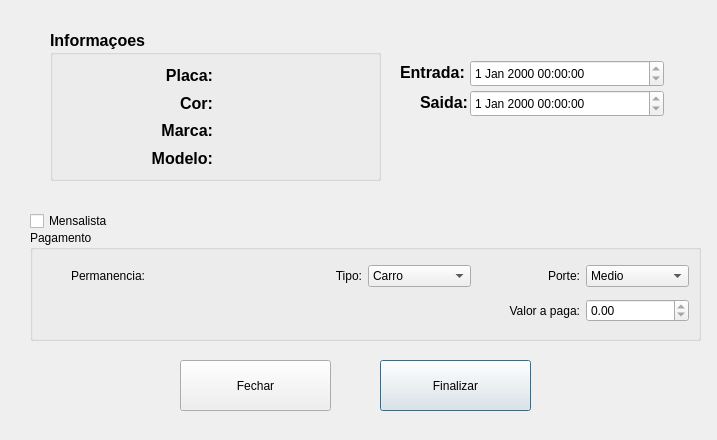
<?xml version="1.0" encoding="UTF-8"?>
<ui version="4.0">
 <class>Pagamento</class>
 <widget class="QDialog" name="Pagamento">
  <property name="geometry">
   <rect>
    <x>0</x>
    <y>0</y>
    <width>717</width>
    <height>440</height>
   </rect>
  </property>
  <property name="windowTitle">
   <string>Dialog</string>
  </property>
  <widget class="QPushButton" name="pushButton">
   <property name="geometry">
    <rect>
     <x>380</x>
     <y>360</y>
     <width>151</width>
     <height>51</height>
    </rect>
   </property>
   <property name="text">
    <string>Finalizar</string>
   </property>
   <property name="icon">
    <iconset resource="resoruce.qrc">
     <normaloff>:/icones/icons/money.png</normaloff>:/icones/icons/money.png</iconset>
   </property>
   <property name="iconSize">
    <size>
     <width>32</width>
     <height>32</height>
    </size>
   </property>
  </widget>
  <widget class="QPushButton" name="pushButton_2">
   <property name="geometry">
    <rect>
     <x>180</x>
     <y>360</y>
     <width>151</width>
     <height>51</height>
    </rect>
   </property>
   <property name="text">
    <string>Fechar</string>
   </property>
   <property name="icon">
    <iconset resource="resoruce.qrc">
     <normaloff>:/icones/icons/sign-ban.png</normaloff>:/icones/icons/sign-ban.png</iconset>
   </property>
   <property name="iconSize">
    <size>
     <width>32</width>
     <height>32</height>
    </size>
   </property>
  </widget>
  <widget class="QGroupBox" name="groupBox">
   <property name="geometry">
    <rect>
     <x>50</x>
     <y>30</y>
     <width>331</width>
     <height>151</height>
    </rect>
   </property>
   <property name="font">
    <font>
     <pointsize>12</pointsize>
     <weight>75</weight>
     <bold>true</bold>
    </font>
   </property>
   <property name="title">
    <string>Informaçoes</string>
   </property>
   <layout class="QGridLayout" name="gridLayout">
    <item row="3" column="0">
     <widget class="QLabel" name="lblModelo">
      <property name="text">
       <string>Modelo:</string>
      </property>
      <property name="alignment">
       <set>Qt::AlignRight|Qt::AlignTrailing|Qt::AlignVCenter</set>
      </property>
     </widget>
    </item>
    <item row="0" column="0">
     <widget class="QLabel" name="lblPlaca">
      <property name="text">
       <string>Placa:</string>
      </property>
      <property name="alignment">
       <set>Qt::AlignRight|Qt::AlignTrailing|Qt::AlignVCenter</set>
      </property>
     </widget>
    </item>
    <item row="1" column="0">
     <widget class="QLabel" name="lblCor">
      <property name="text">
       <string>Cor:</string>
      </property>
      <property name="alignment">
       <set>Qt::AlignRight|Qt::AlignTrailing|Qt::AlignVCenter</set>
      </property>
     </widget>
    </item>
    <item row="2" column="0">
     <widget class="QLabel" name="lblMarca">
      <property name="text">
       <string>Marca:</string>
      </property>
      <property name="alignment">
       <set>Qt::AlignRight|Qt::AlignTrailing|Qt::AlignVCenter</set>
      </property>
     </widget>
    </item>
    <item row="0" column="1">
     <widget class="QLabel" name="linfoPlaca">
      <property name="text">
       <string/>
      </property>
     </widget>
    </item>
    <item row="1" column="1">
     <widget class="QLabel" name="linfoCor">
      <property name="text">
       <string/>
      </property>
     </widget>
    </item>
    <item row="2" column="1">
     <widget class="QLabel" name="linfoMarca">
      <property name="text">
       <string/>
      </property>
     </widget>
    </item>
    <item row="3" column="1">
     <widget class="QLabel" name="linfoModelo">
      <property name="text">
       <string/>
      </property>
     </widget>
    </item>
   </layout>
  </widget>
  <widget class="QDateTimeEdit" name="dtEntrada">
   <property name="geometry">
    <rect>
     <x>470</x>
     <y>60</y>
     <width>194</width>
     <height>27</height>
    </rect>
   </property>
   <property name="readOnly">
    <bool>true</bool>
   </property>
  </widget>
  <widget class="QDateTimeEdit" name="dtSaida">
   <property name="geometry">
    <rect>
     <x>470</x>
     <y>90</y>
     <width>194</width>
     <height>27</height>
    </rect>
   </property>
   <property name="readOnly">
    <bool>true</bool>
   </property>
  </widget>
  <widget class="QLabel" name="lblEntrada">
   <property name="geometry">
    <rect>
     <x>400</x>
     <y>60</y>
     <width>71</width>
     <height>24</height>
    </rect>
   </property>
   <property name="font">
    <font>
     <pointsize>12</pointsize>
     <weight>75</weight>
     <bold>true</bold>
    </font>
   </property>
   <property name="text">
    <string>Entrada:</string>
   </property>
  </widget>
  <widget class="QLabel" name="lblSaida">
   <property name="geometry">
    <rect>
     <x>420</x>
     <y>90</y>
     <width>51</width>
     <height>24</height>
    </rect>
   </property>
   <property name="font">
    <font>
     <pointsize>12</pointsize>
     <weight>75</weight>
     <bold>true</bold>
    </font>
   </property>
   <property name="text">
    <string>Saida:</string>
   </property>
  </widget>
  <widget class="QCheckBox" name="cbMensalista">
   <property name="geometry">
    <rect>
     <x>30</x>
     <y>210</y>
     <width>98</width>
     <height>22</height>
    </rect>
   </property>
   <property name="text">
    <string>Mensalista</string>
   </property>
  </widget>
  <widget class="QGroupBox" name="groupBox_2">
   <property name="geometry">
    <rect>
     <x>30</x>
     <y>230</y>
     <width>671</width>
     <height>111</height>
    </rect>
   </property>
   <property name="title">
    <string>Pagamento</string>
   </property>
   <layout class="QGridLayout" name="gridLayout_2">
    <item row="1" column="2">
     <widget class="QLabel" name="label_3">
      <property name="text">
       <string/>
      </property>
     </widget>
    </item>
    <item row="1" column="4">
     <widget class="QLabel" name="label_2">
      <property name="text">
       <string/>
      </property>
     </widget>
    </item>
    <item row="1" column="5">
     <widget class="QLabel" name="lblValorPagar">
      <property name="text">
       <string>Valor a paga:</string>
      </property>
      <property name="alignment">
       <set>Qt::AlignRight|Qt::AlignTrailing|Qt::AlignVCenter</set>
      </property>
     </widget>
    </item>
    <item row="1" column="6">
     <widget class="QDoubleSpinBox" name="dsValor">
      <property name="readOnly">
       <bool>true</bool>
      </property>
      <property name="value">
       <double>0.000000000000000</double>
      </property>
     </widget>
    </item>
    <item row="1" column="1">
     <widget class="QLabel" name="label_4">
      <property name="text">
       <string/>
      </property>
     </widget>
    </item>
    <item row="1" column="0">
     <widget class="QLabel" name="label_8">
      <property name="text">
       <string/>
      </property>
     </widget>
    </item>
    <item row="0" column="0">
     <widget class="QLabel" name="lblPermanencia">
      <property name="text">
       <string>Permanencia:</string>
      </property>
      <property name="alignment">
       <set>Qt::AlignRight|Qt::AlignTrailing|Qt::AlignVCenter</set>
      </property>
     </widget>
    </item>
    <item row="0" column="1">
     <widget class="QLabel" name="linfoPermanencia">
      <property name="text">
       <string/>
      </property>
      <property name="alignment">
       <set>Qt::AlignLeading|Qt::AlignLeft|Qt::AlignVCenter</set>
      </property>
     </widget>
    </item>
    <item row="0" column="6">
     <widget class="QComboBox" name="cbPorte">
      <item>
       <property name="text">
        <string>Medio</string>
       </property>
      </item>
      <item>
       <property name="text">
        <string>Pequeno</string>
       </property>
      </item>
      <item>
       <property name="text">
        <string>Grande</string>
       </property>
      </item>
     </widget>
    </item>
    <item row="0" column="5">
     <widget class="QLabel" name="lblPote">
      <property name="text">
       <string>Porte:</string>
      </property>
      <property name="alignment">
       <set>Qt::AlignRight|Qt::AlignTrailing|Qt::AlignVCenter</set>
      </property>
     </widget>
    </item>
    <item row="0" column="2">
     <widget class="QLabel" name="lblTipo">
      <property name="text">
       <string>Tipo:</string>
      </property>
      <property name="alignment">
       <set>Qt::AlignRight|Qt::AlignTrailing|Qt::AlignVCenter</set>
      </property>
     </widget>
    </item>
    <item row="0" column="4">
     <widget class="QComboBox" name="cbTipo">
      <item>
       <property name="text">
        <string>Carro</string>
       </property>
      </item>
      <item>
       <property name="text">
        <string>Moto</string>
       </property>
      </item>
      <item>
       <property name="text">
        <string>Caminhao</string>
       </property>
      </item>
     </widget>
    </item>
   </layout>
  </widget>
  <zorder>groupBox_2</zorder>
  <zorder>pushButton</zorder>
  <zorder>pushButton_2</zorder>
  <zorder>groupBox</zorder>
  <zorder>dtEntrada</zorder>
  <zorder>dtSaida</zorder>
  <zorder>horizontalSpacer</zorder>
  <zorder>lblEntrada</zorder>
  <zorder>lblSaida</zorder>
  <zorder>cbMensalista</zorder>
 </widget>
 <resources>
  <include location="resoruce.qrc"/>
 </resources>
 <connections>
  <connection>
   <sender>pushButton_2</sender>
   <signal>clicked()</signal>
   <receiver>Pagamento</receiver>
   <slot>close()</slot>
   <hints>
    <hint type="sourcelabel">
     <x>88</x>
     <y>368</y>
    </hint>
    <hint type="destinationlabel">
     <x>22</x>
     <y>368</y>
    </hint>
   </hints>
  </connection>
  <connection>
   <sender>pushButton</sender>
   <signal>clicked()</signal>
   <receiver>Pagamento</receiver>
   <slot>close()</slot>
   <hints>
    <hint type="sourcelabel">
     <x>320</x>
     <y>361</y>
    </hint>
    <hint type="destinationlabel">
     <x>400</x>
     <y>362</y>
    </hint>
   </hints>
  </connection>
 </connections>
</ui>
